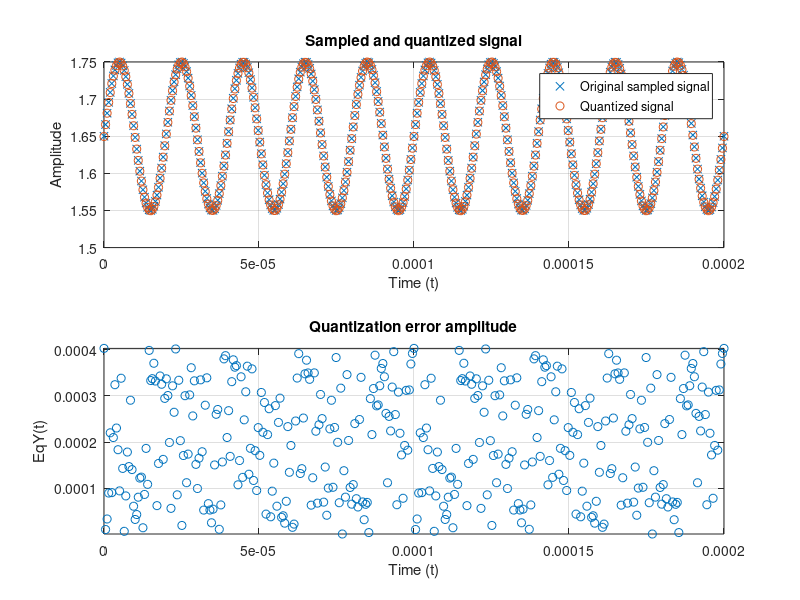
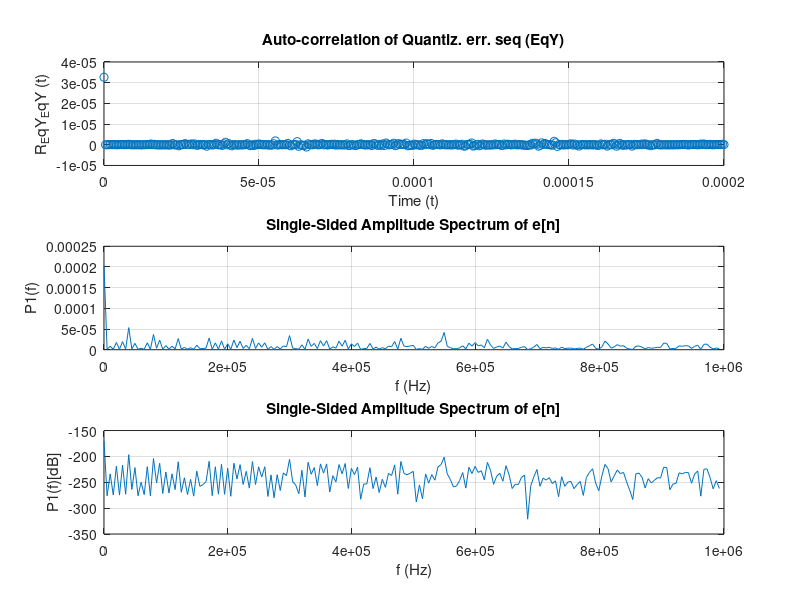

These figures' MATLAB source, in order:
% SCRIPT - ADC Quantization error analysis
% v1.0

% COMMENTS IN USAGE %
% The representation of the spectrum of the discrete quantization error can
% be improved by sampling more than the 2 periods that i choose for this
% example. I chose 2 only to visualize better the quantized signal and its
% associated quantizion error.

% ----------Config ADC---------- % 
Nbits = 12;
Vref = 3.3;
LSB = Vref/(2^Nbits);

% ----------Signals to be sampled---------- %
f1 = 50*10^3 ;  % Signal freq of 50kHz
Vcc1 = 1.65;  
A1 = 0.1;   % Sin amplitude
y1 = @(t) Vcc1 + A1*sin(2*pi*f1*t) ;    % Sinusoidal signal example with Vcc value !=0

% ----------Sampling interval---------- %
fs = 1.99*10^6 ; % Sampling freq of 1MHz
t1 = 0 ;
Np = 10 ;
t2 = Np/f1 ;  % Sampling Np periods of y1
Ts = 1/fs ;
t = [t1:Ts:t2];

% ----------Sampled signal---------- %
Y = y1(t);

% ----------Quantized signal---------- %
partition = 0+LSB/2:LSB/2:Vref;     % Under this intervals, the signal is quantized
codebook = 0:LSB/2:Vref;            % rounding down (floor)
[ind,qY] = quantiz(Y,partition,codebook);  % Obtention of quantized signal (qY)

% ----------Quantization error sequence---------- %
EqY = Y - qY;  % Discrete sequence: quantiz. error

% ---------- Auto-correlation quantization error seq. ---------- %
R_EqY_EqY = ifft(fft(EqY.*conj(fft(EqY))));

% ----------Circular Cross-correlation of input signal(Y) and Quantiz. err. sequence (EqY) ---------- %
C_Y_EqY = ifft(fft(Y.*conj(fft(EqY))));

% ----------Single-Sided Amplitude Spectrum of EqY---------- %
L = length(EqY);             % Length of signal
Eq1f = fft(EqY);
P2 = abs(Eq1f/L);
P1 = P2(1:L/2+1);
P1(2:end-1) = 2*P1(2:end-1);
f = fs*(0:(L/2))/L;

% ----------Plotting---------- %
figure(1)
subplot(2,1,1)
plot(t, Y,'x')
hold on;

plot(t,qY,'o')
title('Sampled and quantized signal')
xlabel('Time (t)')
ylabel('Amplitude')
legend('Original sampled signal','Quantized signal');
xlim([0 t2])
grid

subplot(2,1,2)
plot(t,EqY,'o')
title('Quantization error amplitude')
xlabel('Time (t)')
ylabel('EqY(t)')
axis([0 t2 min(EqY) max(EqY)])
grid

figure(2)
subplot(3,1,1)
plot(t(1:end),R_EqY_EqY(1:end),'o')
title('Auto-correlation of Quantiz. err. seq (EqY)')
xlabel('Time (t)')
ylabel('R_EqY_EqY (t)')
grid

subplot(3,1,2)
plot(f,P1) 
title('Single-Sided Amplitude Spectrum of e[n]')
xlabel('f (Hz)')
ylabel('P1(f)')
grid

subplot(3,1,3)
plot(f,20*log(P1)) 
title('Single-Sided Amplitude Spectrum of e[n]')
xlabel('f (Hz)')
ylabel('P1(f)[dB]')
grid
